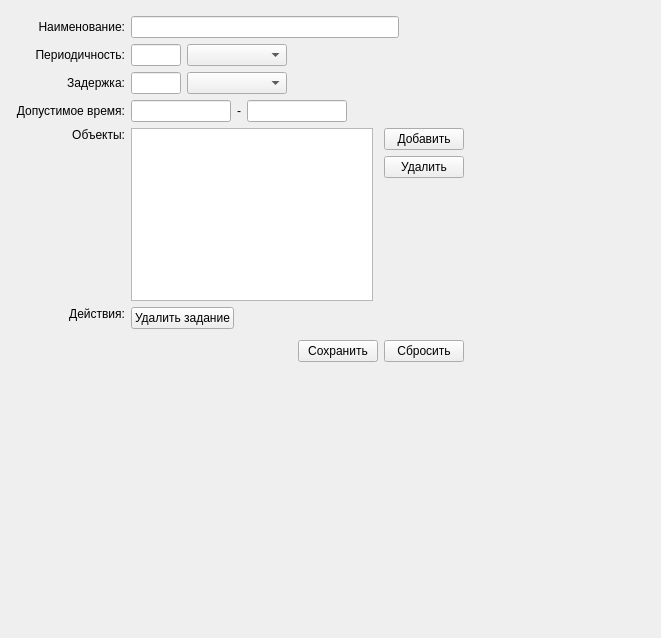
<?xml version="1.0" encoding="UTF-8"?>
<ui version="4.0">
 <class>ScheduleSets</class>
 <widget class="QWidget" name="ScheduleSets">
  <property name="geometry">
   <rect>
    <x>0</x>
    <y>0</y>
    <width>661</width>
    <height>638</height>
   </rect>
  </property>
  <property name="windowTitle">
   <string>Form</string>
  </property>
  <widget class="QWidget" name="verticalLayoutWidget">
   <property name="geometry">
    <rect>
     <x>10</x>
     <y>10</y>
     <width>460</width>
     <height>358</height>
    </rect>
   </property>
   <layout class="QVBoxLayout" name="mainLayout">
    <item>
     <layout class="QGridLayout" name="gridLayout" columnstretch="0,0">
      <property name="leftMargin">
       <number>6</number>
      </property>
      <property name="topMargin">
       <number>6</number>
      </property>
      <property name="rightMargin">
       <number>6</number>
      </property>
      <property name="bottomMargin">
       <number>6</number>
      </property>
      <item row="2" column="1">
       <layout class="QHBoxLayout" name="horizontalLayout_3">
        <item>
         <widget class="QLineEdit" name="txtShift">
          <property name="sizePolicy">
           <sizepolicy hsizetype="Fixed" vsizetype="Fixed">
            <horstretch>0</horstretch>
            <verstretch>0</verstretch>
           </sizepolicy>
          </property>
          <property name="minimumSize">
           <size>
            <width>50</width>
            <height>0</height>
           </size>
          </property>
          <property name="maximumSize">
           <size>
            <width>50</width>
            <height>16777215</height>
           </size>
          </property>
          <property name="alignment">
           <set>Qt::AlignCenter</set>
          </property>
         </widget>
        </item>
        <item>
         <widget class="QComboBox" name="cmbShift">
          <property name="sizePolicy">
           <sizepolicy hsizetype="Fixed" vsizetype="Fixed">
            <horstretch>0</horstretch>
            <verstretch>0</verstretch>
           </sizepolicy>
          </property>
          <property name="minimumSize">
           <size>
            <width>100</width>
            <height>0</height>
           </size>
          </property>
          <property name="maximumSize">
           <size>
            <width>100</width>
            <height>16777215</height>
           </size>
          </property>
         </widget>
        </item>
        <item>
         <spacer name="horizontalSpacer_3">
          <property name="orientation">
           <enum>Qt::Horizontal</enum>
          </property>
          <property name="sizeHint" stdset="0">
           <size>
            <width>40</width>
            <height>20</height>
           </size>
          </property>
         </spacer>
        </item>
       </layout>
      </item>
      <item row="1" column="0">
       <widget class="QLabel" name="label_2">
        <property name="text">
         <string>Периодичность:</string>
        </property>
        <property name="alignment">
         <set>Qt::AlignRight|Qt::AlignTrailing|Qt::AlignVCenter</set>
        </property>
       </widget>
      </item>
      <item row="0" column="1">
       <layout class="QHBoxLayout" name="horizontalLayout">
        <item>
         <widget class="QLineEdit" name="txtName">
          <property name="minimumSize">
           <size>
            <width>268</width>
            <height>0</height>
           </size>
          </property>
         </widget>
        </item>
        <item>
         <spacer name="horizontalSpacer">
          <property name="orientation">
           <enum>Qt::Horizontal</enum>
          </property>
          <property name="sizeHint" stdset="0">
           <size>
            <width>40</width>
            <height>20</height>
           </size>
          </property>
         </spacer>
        </item>
       </layout>
      </item>
      <item row="0" column="0">
       <widget class="QLabel" name="label">
        <property name="text">
         <string>Наименование:</string>
        </property>
        <property name="alignment">
         <set>Qt::AlignRight|Qt::AlignTrailing|Qt::AlignVCenter</set>
        </property>
       </widget>
      </item>
      <item row="1" column="1">
       <layout class="QHBoxLayout" name="horizontalLayout_2">
        <item>
         <widget class="QLineEdit" name="txtPeriod">
          <property name="sizePolicy">
           <sizepolicy hsizetype="Fixed" vsizetype="Fixed">
            <horstretch>0</horstretch>
            <verstretch>0</verstretch>
           </sizepolicy>
          </property>
          <property name="minimumSize">
           <size>
            <width>50</width>
            <height>0</height>
           </size>
          </property>
          <property name="maximumSize">
           <size>
            <width>50</width>
            <height>16777215</height>
           </size>
          </property>
          <property name="alignment">
           <set>Qt::AlignCenter</set>
          </property>
         </widget>
        </item>
        <item>
         <widget class="QComboBox" name="cmbPeriod">
          <property name="sizePolicy">
           <sizepolicy hsizetype="Fixed" vsizetype="Fixed">
            <horstretch>0</horstretch>
            <verstretch>0</verstretch>
           </sizepolicy>
          </property>
          <property name="minimumSize">
           <size>
            <width>100</width>
            <height>0</height>
           </size>
          </property>
          <property name="maximumSize">
           <size>
            <width>100</width>
            <height>16777215</height>
           </size>
          </property>
         </widget>
        </item>
        <item>
         <spacer name="horizontalSpacer_2">
          <property name="orientation">
           <enum>Qt::Horizontal</enum>
          </property>
          <property name="sizeHint" stdset="0">
           <size>
            <width>40</width>
            <height>20</height>
           </size>
          </property>
         </spacer>
        </item>
       </layout>
      </item>
      <item row="2" column="0">
       <widget class="QLabel" name="label_3">
        <property name="text">
         <string>Задержка:</string>
        </property>
        <property name="alignment">
         <set>Qt::AlignRight|Qt::AlignTrailing|Qt::AlignVCenter</set>
        </property>
       </widget>
      </item>
      <item row="7" column="1">
       <layout class="QHBoxLayout" name="horizontalLayout_4">
        <property name="topMargin">
         <number>5</number>
        </property>
        <item>
         <spacer name="horizontalSpacer_4">
          <property name="orientation">
           <enum>Qt::Horizontal</enum>
          </property>
          <property name="sizeHint" stdset="0">
           <size>
            <width>40</width>
            <height>20</height>
           </size>
          </property>
         </spacer>
        </item>
        <item>
         <widget class="QPushButton" name="cmdSave">
          <property name="text">
           <string>Сохранить</string>
          </property>
         </widget>
        </item>
        <item>
         <widget class="QPushButton" name="cmdCancel">
          <property name="text">
           <string>Сбросить</string>
          </property>
         </widget>
        </item>
       </layout>
      </item>
      <item row="5" column="0">
       <widget class="QLabel" name="label_4">
        <property name="text">
         <string>Объекты:</string>
        </property>
        <property name="alignment">
         <set>Qt::AlignRight|Qt::AlignTop|Qt::AlignTrailing</set>
        </property>
       </widget>
      </item>
      <item row="5" column="1">
       <layout class="QHBoxLayout" name="horizontalLayout_5">
        <property name="leftMargin">
         <number>0</number>
        </property>
        <item>
         <widget class="QTableWidget" name="lstObj">
          <property name="editTriggers">
           <set>QAbstractItemView::NoEditTriggers</set>
          </property>
          <property name="selectionMode">
           <enum>QAbstractItemView::ExtendedSelection</enum>
          </property>
          <property name="selectionBehavior">
           <enum>QAbstractItemView::SelectRows</enum>
          </property>
          <attribute name="verticalHeaderDefaultSectionSize">
           <number>20</number>
          </attribute>
         </widget>
        </item>
        <item>
         <layout class="QVBoxLayout" name="verticalLayout_2">
          <property name="leftMargin">
           <number>5</number>
          </property>
          <item>
           <widget class="QPushButton" name="cmdAdd">
            <property name="text">
             <string>Добавить</string>
            </property>
           </widget>
          </item>
          <item>
           <widget class="QPushButton" name="cmdRemove">
            <property name="text">
             <string>Удалить</string>
            </property>
           </widget>
          </item>
          <item>
           <spacer name="verticalSpacer">
            <property name="orientation">
             <enum>Qt::Vertical</enum>
            </property>
            <property name="sizeHint" stdset="0">
             <size>
              <width>20</width>
              <height>40</height>
             </size>
            </property>
           </spacer>
          </item>
         </layout>
        </item>
       </layout>
      </item>
      <item row="6" column="0">
       <widget class="QLabel" name="label_5">
        <property name="text">
         <string>Действия:</string>
        </property>
        <property name="alignment">
         <set>Qt::AlignRight|Qt::AlignTop|Qt::AlignTrailing</set>
        </property>
       </widget>
      </item>
      <item row="6" column="1">
       <layout class="QHBoxLayout" name="horizontalLayout_6">
        <item>
         <layout class="QVBoxLayout" name="verticalLayout">
          <item>
           <widget class="QPushButton" name="cmdRemoveSchedule">
            <property name="text">
             <string>Удалить задание</string>
            </property>
           </widget>
          </item>
         </layout>
        </item>
        <item>
         <spacer name="horizontalSpacer_5">
          <property name="orientation">
           <enum>Qt::Horizontal</enum>
          </property>
          <property name="sizeHint" stdset="0">
           <size>
            <width>40</width>
            <height>20</height>
           </size>
          </property>
         </spacer>
        </item>
       </layout>
      </item>
      <item row="3" column="0">
       <widget class="QLabel" name="label_6">
        <property name="text">
         <string>Допустимое время:</string>
        </property>
        <property name="alignment">
         <set>Qt::AlignRight|Qt::AlignTrailing|Qt::AlignVCenter</set>
        </property>
       </widget>
      </item>
      <item row="3" column="1">
       <layout class="QHBoxLayout" name="horizontalLayout_7">
        <item>
         <widget class="QLineEdit" name="txtStartTime">
          <property name="sizePolicy">
           <sizepolicy hsizetype="Fixed" vsizetype="Fixed">
            <horstretch>0</horstretch>
            <verstretch>0</verstretch>
           </sizepolicy>
          </property>
          <property name="minimumSize">
           <size>
            <width>100</width>
            <height>0</height>
           </size>
          </property>
          <property name="maximumSize">
           <size>
            <width>50</width>
            <height>16777215</height>
           </size>
          </property>
          <property name="alignment">
           <set>Qt::AlignCenter</set>
          </property>
         </widget>
        </item>
        <item>
         <widget class="QLabel" name="label_7">
          <property name="text">
           <string>-</string>
          </property>
          <property name="alignment">
           <set>Qt::AlignRight|Qt::AlignTrailing|Qt::AlignVCenter</set>
          </property>
         </widget>
        </item>
        <item>
         <widget class="QLineEdit" name="txtEndTime">
          <property name="sizePolicy">
           <sizepolicy hsizetype="Fixed" vsizetype="Fixed">
            <horstretch>0</horstretch>
            <verstretch>0</verstretch>
           </sizepolicy>
          </property>
          <property name="minimumSize">
           <size>
            <width>100</width>
            <height>0</height>
           </size>
          </property>
          <property name="maximumSize">
           <size>
            <width>50</width>
            <height>16777215</height>
           </size>
          </property>
          <property name="alignment">
           <set>Qt::AlignCenter</set>
          </property>
         </widget>
        </item>
        <item>
         <spacer name="horizontalSpacer_6">
          <property name="orientation">
           <enum>Qt::Horizontal</enum>
          </property>
          <property name="sizeHint" stdset="0">
           <size>
            <width>40</width>
            <height>20</height>
           </size>
          </property>
         </spacer>
        </item>
       </layout>
      </item>
     </layout>
    </item>
   </layout>
  </widget>
 </widget>
 <resources/>
 <connections>
  <connection>
   <sender>cmdSave</sender>
   <signal>clicked()</signal>
   <receiver>ScheduleSets</receiver>
   <slot>saveChanges()</slot>
   <hints>
    <hint type="sourcelabel">
     <x>368</x>
     <y>359</y>
    </hint>
    <hint type="destinationlabel">
     <x>170</x>
     <y>756</y>
    </hint>
   </hints>
  </connection>
  <connection>
   <sender>cmdCancel</sender>
   <signal>clicked()</signal>
   <receiver>ScheduleSets</receiver>
   <slot>dropChanges()</slot>
   <hints>
    <hint type="sourcelabel">
     <x>449</x>
     <y>359</y>
    </hint>
    <hint type="destinationlabel">
     <x>148</x>
     <y>745</y>
    </hint>
   </hints>
  </connection>
  <connection>
   <sender>cmdAdd</sender>
   <signal>clicked()</signal>
   <receiver>ScheduleSets</receiver>
   <slot>appendObjects()</slot>
   <hints>
    <hint type="sourcelabel">
     <x>448</x>
     <y>125</y>
    </hint>
    <hint type="destinationlabel">
     <x>92</x>
     <y>737</y>
    </hint>
   </hints>
  </connection>
  <connection>
   <sender>txtPeriod</sender>
   <signal>textChanged(QString)</signal>
   <receiver>ScheduleSets</receiver>
   <slot>periodChanged(QString)</slot>
   <hints>
    <hint type="sourcelabel">
     <x>128</x>
     <y>65</y>
    </hint>
    <hint type="destinationlabel">
     <x>59</x>
     <y>751</y>
    </hint>
   </hints>
  </connection>
  <connection>
   <sender>txtShift</sender>
   <signal>textChanged(QString)</signal>
   <receiver>ScheduleSets</receiver>
   <slot>shiftChanged(QString)</slot>
   <hints>
    <hint type="sourcelabel">
     <x>140</x>
     <y>76</y>
    </hint>
    <hint type="destinationlabel">
     <x>98</x>
     <y>766</y>
    </hint>
   </hints>
  </connection>
  <connection>
   <sender>cmdRemove</sender>
   <signal>clicked()</signal>
   <receiver>ScheduleSets</receiver>
   <slot>removeObjects()</slot>
   <hints>
    <hint type="sourcelabel">
     <x>448</x>
     <y>154</y>
    </hint>
    <hint type="destinationlabel">
     <x>115</x>
     <y>777</y>
    </hint>
   </hints>
  </connection>
  <connection>
   <sender>cmdRemoveSchedule</sender>
   <signal>clicked()</signal>
   <receiver>ScheduleSets</receiver>
   <slot>onRemove()</slot>
   <hints>
    <hint type="sourcelabel">
     <x>162</x>
     <y>309</y>
    </hint>
    <hint type="destinationlabel">
     <x>133</x>
     <y>773</y>
    </hint>
   </hints>
  </connection>
 </connections>
 <slots>
  <slot>saveChanges()</slot>
  <slot>dropChanges()</slot>
  <slot>appendObjects()</slot>
  <slot>periodChanged(QString)</slot>
  <slot>shiftChanged(QString)</slot>
  <slot>removeObjects()</slot>
  <slot>onRemove()</slot>
 </slots>
</ui>
